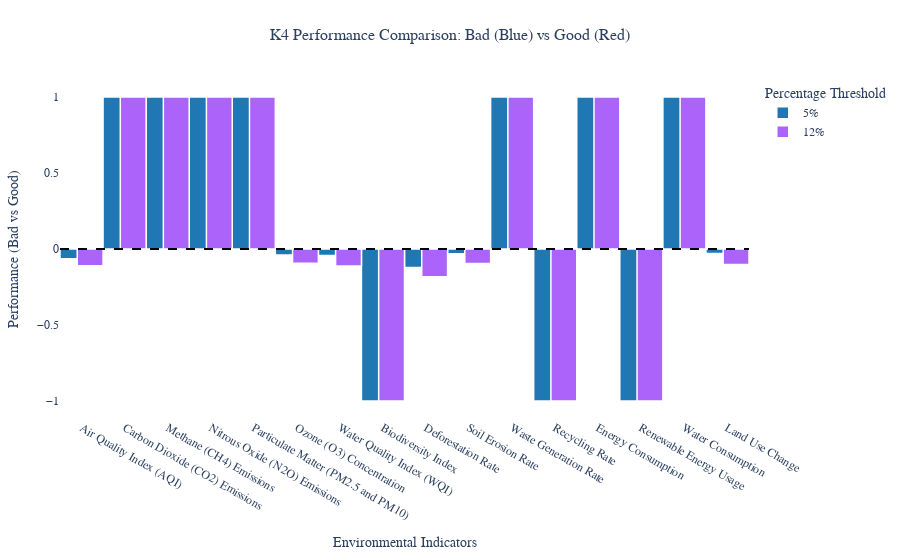

The cell this chart's notebook holds for it:
### Code cell
plot_K4_combined_interactive(houses[0],houses[1],percentages=[5,12],mat1_name="Bad",mat2_name="Good",indicator_names=environmental_indicators,lamb=5)

### Figure 1 — Plotly figure (JSON) as saved in the notebook; plotly's stock layout.template omitted (floating-point values rounded to 4 significant figures)
{"data": [{"alignmentgroup": "True", "hovertemplate": "Percentage=5%<br>Environmental Indicators=%{x}<br>Performance (Bad vs Good)=%{y}<extra></extra>", "legendgroup": "5%", "marker": {"color": "#1f77b4", "line": {"color": "white", "width": 1.5}, "pattern": {"shape": ""}}, "name": "5%", "offsetgroup": "5%", "orientation": "v", "showlegend": true, "textposition": "auto", "type": "bar", "width": 0.6, "x": ["Air Quality Index (AQI)", "Carbon Dioxide (CO2) Emissions", "Methane (CH4) Emissions", "Nitrous Oxide (N2O) Emissions", "Particulate Matter (PM2.5 and PM10)", "Ozone (O3) Concentration", "Water Quality Index (WQI)", "Biodiversity Index", "Deforestation Rate", "Soil Erosion Rate", "Waste Generation Rate", "Recycling Rate", "Energy Consumption", "Renewable Energy Usage", "Water Consumption", "Land Use Change"], "xaxis": "x", "y": [-0.064, 1.0, 1.0, 1.0, 1.0, -0.04, -0.042, -1.0, -0.122, -0.032, 1.0, -1.0, 1.0, -1.0, 1.0, -0.03], "yaxis": "y"}, {"alignmentgroup": "True", "hovertemplate": "Percentage=12%<br>Environmental Indicators=%{x}<br>Performance (Bad vs Good)=%{y}<extra></extra>", "legendgroup": "12%", "marker": {"color": "#ab63fa", "line": {"color": "white", "width": 1.5}, "pattern": {"shape": ""}}, "name": "12%", "offsetgroup": "12%", "orientation": "v", "showlegend": true, "textposition": "auto", "type": "bar", "width": 0.6, "x": ["Air Quality Index (AQI)", "Carbon Dioxide (CO2) Emissions", "Methane (CH4) Emissions", "Nitrous Oxide (N2O) Emissions", "Particulate Matter (PM2.5 and PM10)", "Ozone (O3) Concentration", "Water Quality Index (WQI)", "Biodiversity Index", "Deforestation Rate", "Soil Erosion Rate", "Waste Generation Rate", "Recycling Rate", "Energy Consumption", "Renewable Energy Usage", "Water Consumption", "Land Use Change"], "xaxis": "x", "y": [-0.11, 1.0, 1.0, 1.0, 1.0, -0.094, -0.112, -1.0, -0.182, -0.096, 1.0, -1.0, 1.0, -1.0, 1.0, -0.102], "yaxis": "y"}], "layout": {"barmode": "group", "font": {"family": "Arial", "size": 12}, "legend": {"title": {"font": {"size": 14}, "text": "Percentage Threshold"}, "tracegroupgap": 0}, "margin": {"b": 50, "l": 50, "r": 50, "t": 80}, "paper_bgcolor": "rgba(255, 255, 255, 0.9)", "plot_bgcolor": "rgba(255, 255, 255, 0.9)", "shapes": [{"line": {"color": "black", "dash": "dash"}, "type": "line", "x0": 0, "x1": 1, "xref": "x domain", "y0": 0, "y1": 0, "yref": "y"}], "showlegend": true, "title": {"font": {"size": 16}, "text": "K4 Performance Comparison: Bad (Blue) vs Good (Red)", "x": 0.5}, "xaxis": {"anchor": "y", "domain": [0, 1], "title": {"font": {"size": 14}, "text": "Environmental Indicators"}}, "yaxis": {"anchor": "x", "domain": [0, 1], "title": {"font": {"size": 14}, "text": "Performance (Bad vs Good)"}}}}
